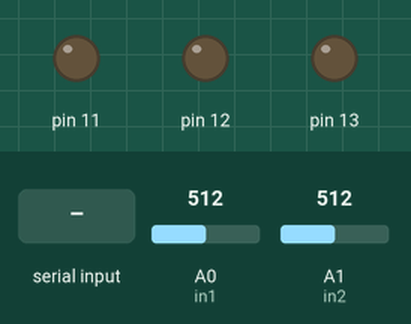
Bench run of a sketch on a simulated Arduino Uno, built with avr-gcc and run on an emulated ATmega328P. Parts: output pins drawn as LEDs (lit = HIGH). The test bench sets the inputs (shaded band); at power-on: A0 (in1) = 512, A1 (in2) = 512. What the sketch prints to the serial monitor is not drawn.

Above: at 1.2 s.
1.3 s: "a90\n" received over Serial
At 2.1 s:
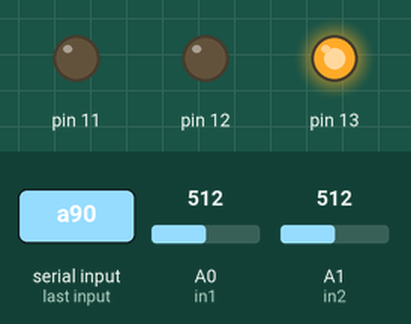
Timing chart, 0 to 4.3 s (numbered marks = the images above; inputs shaded):
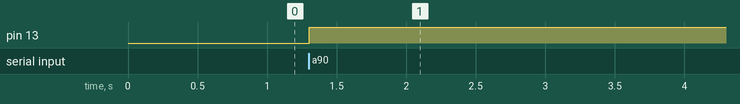

The sketch:

PUTM_APPS.ino
```cpp
int in1 = A0;
int in2 = A1;
int Incoming_value = 0;
int del = 100;

void setup() {
  Serial.begin(9600);
  pinMode(in1,INPUT);
  pinMode(in2,INPUT);
  pinMode(11, OUTPUT);
  pinMode(12, OUTPUT);
  pinMode(13, OUTPUT);
}

void loop() {
  //Map the value from 10 bits to 8 bits:

  byte val1 = map(analogRead(in1),0,1024.0,0,255);
  byte val2 = map(analogRead(in2),0,1024.0,0,255);
  byte a[] = {val1, val2};
  Serial.write(a, 2);
  delay(del);

    if(Serial.available() > 0) {

    Incoming_value = (Serial.read());

    if(Incoming_value == 'a'){
      digitalWrite(13, HIGH);
      digitalWrite(12, LOW);
      digitalWrite(11, LOW);
    } else if(Incoming_value == 'b') {
      digitalWrite(13, LOW);
      digitalWrite(12, HIGH);
      digitalWrite(11, LOW);
    }else if(Incoming_value == 'c') {
      digitalWrite(13, LOW);
      digitalWrite(12, LOW);
      digitalWrite(11, HIGH);
    }

    if(Incoming_value < 90){
      del = (Incoming_value - 48) * 10;
    }
  }
}
```

Measured:
- after the input at 1.3 s, pin 13: LOW → HIGH at once
